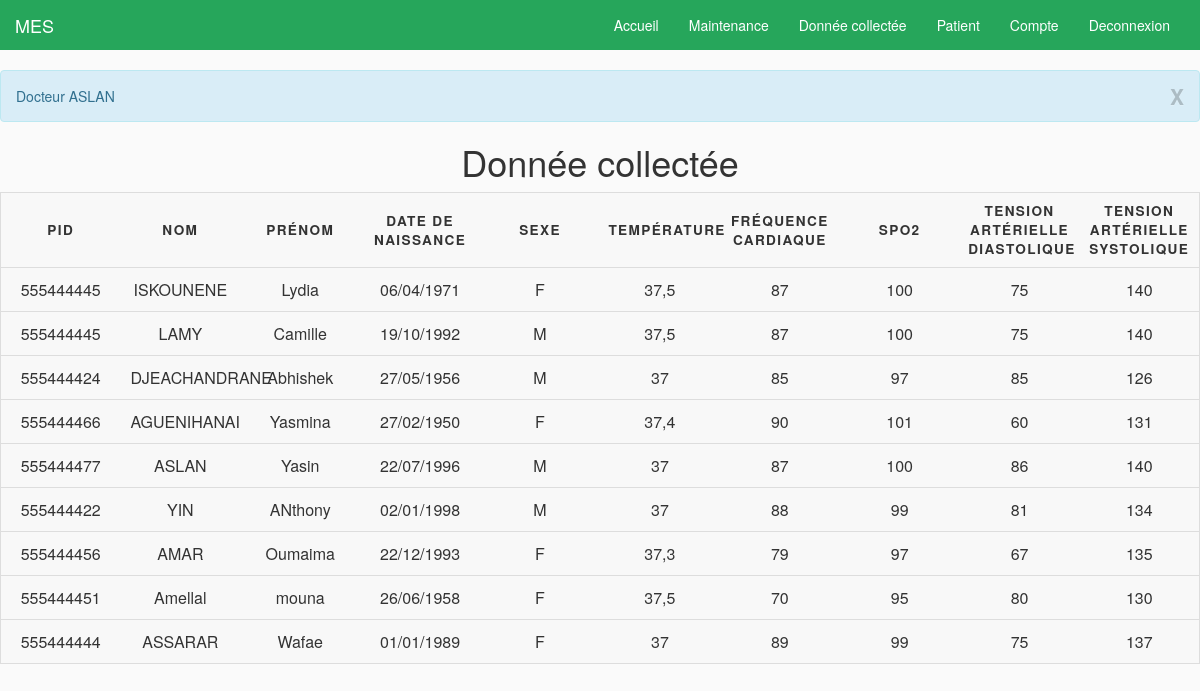
Page /v3/analyse.php (signed in) on the committed database.
### tables this page shows
CREATE TABLE IF NOT EXISTS `patient` (
  `id` bigint(20) NOT NULL AUTO_INCREMENT,
  `pid` varchar(45) NOT NULL,
  `nom` varchar(45) NOT NULL,
  `prenom` varchar(45) NOT NULL,
  `date_naissance` varchar(45) NOT NULL,
  `age` varchar(45) NOT NULL,
  `sexe` char(1) NOT NULL,
  `adresse` varchar(200) DEFAULT NULL,
  `ville` varchar(45) NOT NULL,
  `Code_Postal` varchar(45) NOT NULL,
  PRIMARY KEY (`id`)
);

CREATE TABLE IF NOT EXISTS `resultats_capteurs` (
  `id` bigint(20) NOT NULL AUTO_INCREMENT,
  `pid` varchar(45) NOT NULL,
  `Temperature` varchar(45) NOT NULL,
  `Frequence_Cardiaque` varchar(45) NOT NULL,
  `SpO2` varchar(45) NOT NULL,
  `Tension_Arterielle_diastolique` varchar(45) NOT NULL,
  `Tension_Arterielle_systolique` varchar(45) NOT NULL,
  PRIMARY KEY (`id`)
);

### v3/analyse.php (the view, shortened to what this page needs)
<?php
	include('barre_de_nav.php');
?>
<!DOCTYPE html>
<html lang="fr">
		<link href="bootstrap/css/bootstrap.min.css" rel="stylesheet"/>
		<link href="bootstrap/js/bootstrap.js" rel="stylesheet" type="text/css"/>
		<link href="style.css" rel="stylesheet" type="text/css" media="screen"/>
	<body>
		<?php
		    if(isset($_SESSION['flash'])){
		        foreach($_SESSION['flash'] as $type => $message): ?>
				<div id="alert" class="alert alert-<?= $type; ?> infoMessage"><a class="close">X</span></a>
					<?= $message; ?>
				</div>
			<?php
			    endforeach;
			}
		?>
			       	<h1 class="index-h1">Donnée collectée</h1>
			       	<table>
			<tr>
			<th>pid</th>
			<th>Nom</th>
			<th>Prénom</th>
			<th>Date de naissance</th>
			<th>Sexe</th>
			<th>Température</th>
			<th>Fréquence cardiaque</th>
			<th>SpO2</th>
			<th>Tension artérielle diastolique</th>
			<th>tension artérielle systolique</th>
			</tr>
	<?php
	include('conn.php');
	$res = $mysqli->query("SELECT patient.pid,patient.nom,patient.prenom,patient.date_naissance,patient.sexe,resultats_capteurs.Temperature,resultats_capteurs.Frequence_cardiaque,resultats_capteurs.SpO2,resultats_capteurs.Tension_arterielle_diastolique,resultats_capteurs.Tension_arterielle_systolique
		From `patient`,`resultats_capteurs`
		WHERE patient.pid=resultats_capteurs.pid");
	for ($row_no = $res->num_rows - 1; $row_no >= 0; $row_no--) {
		$res->data_seek($row_no);
		$row = $res->fetch_assoc();
		?>
		<tr>
		<td>
				<?php echo $row['pid'];?>
			</td>
			<td>
				<?php echo $row['nom'];?>
			</td>
			<td>
				<?php echo $row['prenom'];?>
			</td>
			<td>
				<?php echo $row['date_naissance'];?>
			</td>
			<td>
				<?php echo $row['sexe'];?>
			</td>
			<td>
				<?php echo $row['Temperature'];?>
			</td>
			<td>
				<?php echo $row['Frequence_cardiaque'];?>
			</td>
			<td>
				<?php echo $row['SpO2'];?>
			</td>
			<td>
				<?php echo $row['Tension_arterielle_diastolique'];?>
			</td>
			<td>
				<?php echo $row['Tension_arterielle_systolique'];?>
			</td>
			</tr>
		<?php
	}
	?>
		</table>
	</body>
</html>

### v3/style.css (style rules this page uses)
body { padding: 0; margin: 0; background: #FAFAFA; }
.index-h1 { text-align: center; }
table { border: 1px solid #ccc; border-collapse: collapse; margin: 0; padding: 0; width: 100%; table-layout: fixed; }
table tr { background-color: #f8f8f8; border: 1px solid #ddd; padding: .35em; }
table th, table td { padding: .625em; text-align: center; }
table th { font-size: .85em; letter-spacing: .1em; text-transform: uppercase; }

### rows in the picture
patient: pid "555444445", nom "ISKOUNENE", prenom "Lydia", date_naissance "06/04/1971", sexe "F", resultats_capteurs.Temperature "37,5", resultats_capteurs.Frequence_Cardiaque "87", resultats_capteurs.SpO2 "100", resultats_capteurs.Tension_Arterielle_diastolique "75", resultats_capteurs.Tension_Arterielle_systolique "140"
patient: pid "555444445", nom "LAMY", prenom "Camille", date_naissance "19/10/1992", sexe "M", resultats_capteurs.Temperature "37,5", resultats_capteurs.Frequence_Cardiaque "87", resultats_capteurs.SpO2 "100", resultats_capteurs.Tension_Arterielle_diastolique "75", resultats_capteurs.Tension_Arterielle_systolique "140"
patient: pid "555444424", nom "DJEACHANDRANE", prenom "Abhishek", date_naissance "27/05/1956", sexe "M", resultats_capteurs.Temperature "37", resultats_capteurs.Frequence_Cardiaque "85", resultats_capteurs.SpO2 "97", resultats_capteurs.Tension_Arterielle_diastolique "85", resultats_capteurs.Tension_Arterielle_systolique "126"
patient: pid "555444466", nom "AGUENIHANAI", prenom "Yasmina", date_naissance "27/02/1950", sexe "F", resultats_capteurs.Temperature "37,4", resultats_capteurs.Frequence_Cardiaque "90", resultats_capteurs.SpO2 "101", resultats_capteurs.Tension_Arterielle_diastolique "60", resultats_capteurs.Tension_Arterielle_systolique "131"
patient: pid "555444477", nom "ASLAN", prenom "Yasin", date_naissance "22/07/1996", sexe "M", resultats_capteurs.Temperature "37", resultats_capteurs.Frequence_Cardiaque "87", resultats_capteurs.SpO2 "100", resultats_capteurs.Tension_Arterielle_diastolique "86", resultats_capteurs.Tension_Arterielle_systolique "140"
patient: pid "555444422", nom "YIN", prenom "ANthony", date_naissance "02/01/1998", sexe "M", resultats_capteurs.Temperature "37", resultats_capteurs.Frequence_Cardiaque "88", resultats_capteurs.SpO2 "99", resultats_capteurs.Tension_Arterielle_diastolique "81", resultats_capteurs.Tension_Arterielle_systolique "134"
patient: pid "555444456", nom "AMAR", prenom "Oumaima", date_naissance "22/12/1993", sexe "F", resultats_capteurs.Temperature "37,3", resultats_capteurs.Frequence_Cardiaque "79", resultats_capteurs.SpO2 "97", resultats_capteurs.Tension_Arterielle_diastolique "67", resultats_capteurs.Tension_Arterielle_systolique "135"
patient: pid "555444451", nom "Amellal", prenom "mouna", date_naissance "26/06/1958", sexe "F", resultats_capteurs.Temperature "37,5", resultats_capteurs.Frequence_Cardiaque "70", resultats_capteurs.SpO2 "95", resultats_capteurs.Tension_Arterielle_diastolique "80", resultats_capteurs.Tension_Arterielle_systolique "130"
patient: pid "555444444", nom "ASSARAR", prenom "Wafae", date_naissance "01/01/1989", sexe "F", resultats_capteurs.Temperature "37", resultats_capteurs.Frequence_Cardiaque "89", resultats_capteurs.SpO2 "99", resultats_capteurs.Tension_Arterielle_diastolique "75", resultats_capteurs.Tension_Arterielle_systolique "137"

### other values in the picture
$message "Docteur ASLAN"
